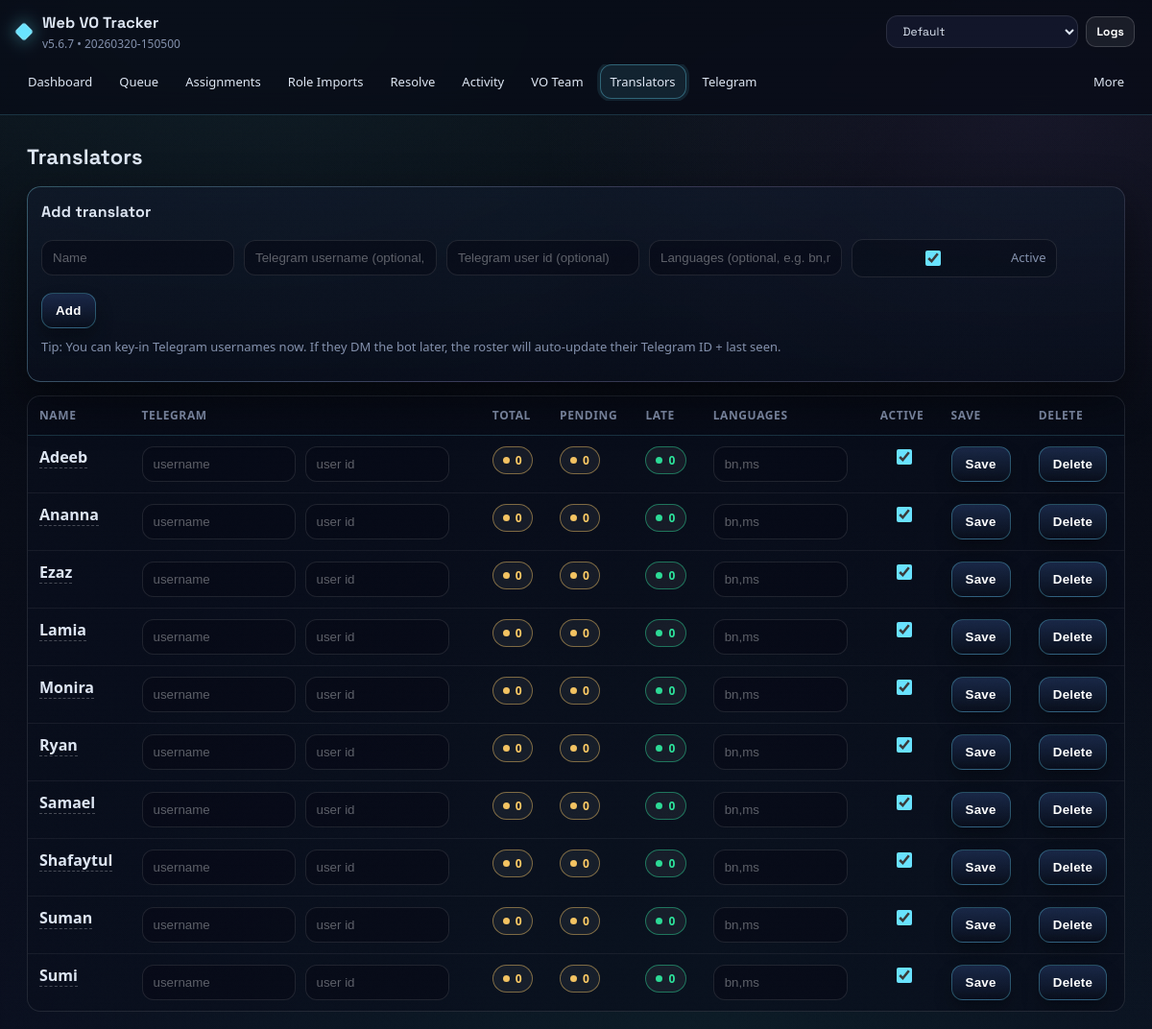
The app's page /translators with its own data.
### models.py (models this page shows)
class Translator(db.Model):
    __tablename__ = "translator"
    id = db.Column(db.Integer, primary_key=True)
    name = db.Column(db.String(120), unique=True, nullable=False, index=True)
    tg_user_id = db.Column(db.BigInteger, unique=True, nullable=True, index=True)
    tg_username = db.Column(db.String(120), nullable=True, index=True)  # without "@"
    active = db.Column(db.Boolean, default=True)
    languages = db.Column(db.String(80), nullable=True)  # e.g. "bn,ms"
    note = db.Column(db.Text, nullable=True)
    last_seen_at = db.Column(db.DateTime, nullable=True)
    created_at = db.Column(db.DateTime, default=datetime.utcnow)
    updated_at = db.Column(db.DateTime, default=datetime.utcnow, onupdate=datetime.utcnow)

### app.py (the view)
    def wrapper(*args, **kwargs):
        return fn(*args, **kwargs)

### app.py (called while the page is built, shortened)
@app.context_processor
def _inject_flags():
    return {
        "login_disabled": bool(DISABLE_LOGIN),
        "panel_key_enabled": bool(ADMIN_PANEL_KEY),
        "backup_chat_configured": bool(BACKUP_TELEGRAM_CHAT_ID),
        "app_version": APP_VERSION,
        "build_id": BUILD_ID,
}

def require_admin(fn):
    def wrapper(*args, **kwargs):
        return fn(*args, **kwargs)
    wrapper.__name__ = fn.__name__
    return wrapper

@app.before_request
def _panel_key_gate():
    if not (DISABLE_LOGIN and ADMIN_PANEL_KEY):
        return None

@app.before_request
def _reset_failed_tx():
    try:
        db.session.rollback()
    except Exception:
        pass

### templates/translators.html (shortened to what this page needs)
{% extends 'base.html' %}
{% block content %}
<h2>Translators</h2>
<div class="card">
  <h3>Add translator</h3>
  <form method="post" class="row vo-form-row">
    <input name="name" placeholder="Name" required>
    <input name="tg_username" placeholder="Telegram username (optional, without @)">
    <input name="tg_user_id" placeholder="Telegram user id (optional)">
    <input name="languages" placeholder="Languages (optional, e.g. bn,ms)">
    <label class="chk">
      <input type="checkbox" name="active" checked> <span>Active</span>
    </label>
    <button type="submit">Add</button>
  </form>
  <p class="muted" style="margin-top:10px;">
    Tip: You can key-in Telegram usernames now. If they DM the bot later, the roster will auto-update their Telegram ID + last seen.
  </p>
</div>
<div class="table-wrap wide">
<table>
  <thead>
    <tr>
      <th>Name</th>
      <th>Telegram</th>
      <th>Total</th>
      <th>Pending</th>
      <th>Late</th>
      <th>Languages</th>
      <th>Active</th>
      <th>Save</th>
      <th>Delete</th>
    </tr>
  </thead>
  <tbody>
  {% for t in translators %}
    {% set st = stats.get(t.id, {'total':0,'pending':0,'late':0}) %}
    <tr>
      <td>
        <a href="{{ url_for('translator_workload', translator_id=t.id) }}"><b>{{ t.name }}</b></a>
      </td>
      <td>
        <div style="display:flex; gap:10px; align-items:center; flex-wrap:wrap;">
          <input name="tg_username" form="row-{{ t.id }}" value="{{ t.tg_username or '' }}" placeholder="username" style="width:160px;">
          <input name="tg_user_id" form="row-{{ t.id }}" value="{{ t.tg_user_id or '' }}" placeholder="user id" style="width:150px;">
        </div>
      </td>
      <td><span class="badge ready">{{ st.total }}</span></td>
      <td><span class="badge warn">{{ st.pending }}</span></td>
      <td>
        {% if st.late>0 %}
          <a class="badge rejected" href="{{ url_for('translator_workload', translator_id=t.id, view='overdue') }}">{{ st.late }}</a>
        {% else %}
          <span class="badge done">0</span>
        {% endif %}
      </td>
      <td><input name="languages" form="row-{{ t.id }}" value="{{ t.languages or '' }}" placeholder="bn,ms" style="width:140px;"></td>
      <td style="text-align:center;">
        <input form="row-{{ t.id }}" type="checkbox" name="active" {% if t.active %}checked{% endif %}>
      </td>
      <td><button form="row-{{ t.id }}" type="submit">Save</button></td>
      <td>
        <button class="btn danger" form="del-{{ t.id }}" type="submit">Delete</button>
      </td>
    </tr>
  {% endfor %}
  </tbody>
</table>
</div>
{% endblock %}

### templates/base.html (shortened to what this page needs)
<!doctype html>
<html>
<head>
  <link rel="stylesheet" href="{{ url_for('static', filename='style.css', v=(app_version ~ '-' ~ build_id)) }}">
</head>
<body>
  <div class="fx scanlines" aria-hidden="true"></div>
  {% set more_active = request.endpoint in ['backups_panel','restore_panel','title_repair_panel','movie_aliases_panel','archived_panel','bulk_movies_panel','cleanup_presets_panel','duplicates_panel','tips_panel'] %}
  <div class="topbar">
    <div class="topbar-main">
      <div class="brand">
        <span class="brand-mark" aria-hidden="true"></span>
        <div>
          <b>Web VO Tracker</b>
          <div class="muted" style="margin-top:2px; font-size:12px;">v{{ app_version }} • {{ build_id }}</div>
        </div>
      </div>
      <div class="topbar-actions">
        <select class="theme-select" id="themeSelect" title="Theme">
          <option value="default">Default</option>
        </select>
        <button type="button" class="btn btn-secondary btn-sm" id="openLogs" title="Open system logs">Logs</button>
      </div>
    </div>
    <div class="topbar-nav">
      <nav class="nav nav-primary" aria-label="Main navigation">
        <a class="navlink {{ 'active' if request.endpoint=='dashboard' else '' }}" href="{{ url_for('dashboard') }}">Dashboard</a>
        <a class="navlink {{ 'active' if request.endpoint=='queue_panel' else '' }}" href="{{ url_for('queue_panel') }}">Queue</a>
        <a class="navlink {{ 'active' if request.endpoint=='assignments_panel' else '' }}" href="{{ url_for('assignments_panel') }}">Assignments</a>
        <a class="navlink {{ 'active' if request.endpoint in ['role_imports_panel','role_import_detail'] else '' }}" href="{{ url_for('role_imports_panel') }}">Role Imports</a>
        <a class="navlink {{ 'active' if request.endpoint=='resolve_tools_panel' else '' }}" href="{{ url_for('resolve_tools_panel') }}">Resolve</a>
        <a class="navlink {{ 'active' if request.endpoint=='activity_panel' else '' }}" href="{{ url_for('activity_panel') }}">Activity</a>
        <a class="navlink {{ 'active' if request.endpoint=='vo_team_panel' else '' }}" href="{{ url_for('vo_team_panel') }}">VO Team</a>
        <a class="navlink {{ 'active' if request.endpoint=='translators_panel' else '' }}" href="{{ url_for('translators_panel') }}">Translators</a>
        <a class="navlink {{ 'active' if request.endpoint=='telegram_panel' else '' }}" href="{{ url_for('telegram_panel') }}">Telegram</a>
      </nav>
      <details class="nav-more {{ 'active' if more_active else '' }}" {% if more_active %}open{% endif %}>
        <summary class="navlink nav-more-summary">More</summary>
      </details>
    </div>
  </div>
  <div class="wrap">
    {% block content %}{% endblock %}
  </div>
</body>
</html>

### records on screen
Translator: name "Adeeb", total "0", pending "0", active "☑"
Translator: name "Ananna", total "0", pending "0", active "☑"
Translator: name "Ezaz", total "0", pending "0", active "☑"
Translator: name "Lamia", total "0", pending "0", active "☑"
Translator: name "Monira", total "0", pending "0", active "☑"
Translator: name "Ryan", total "0", pending "0", active "☑"
Translator: name "Samael", total "0", pending "0", active "☑"
Translator: name "Shafaytul", total "0", pending "0", active "☑"
Translator: name "Suman", total "0", pending "0", active "☑"
Translator: name "Sumi", total "0", pending "0", active "☑"

### other values on screen
{{ app_version }} "5.6.7"
{{ build_id }} "20260320-150500"
